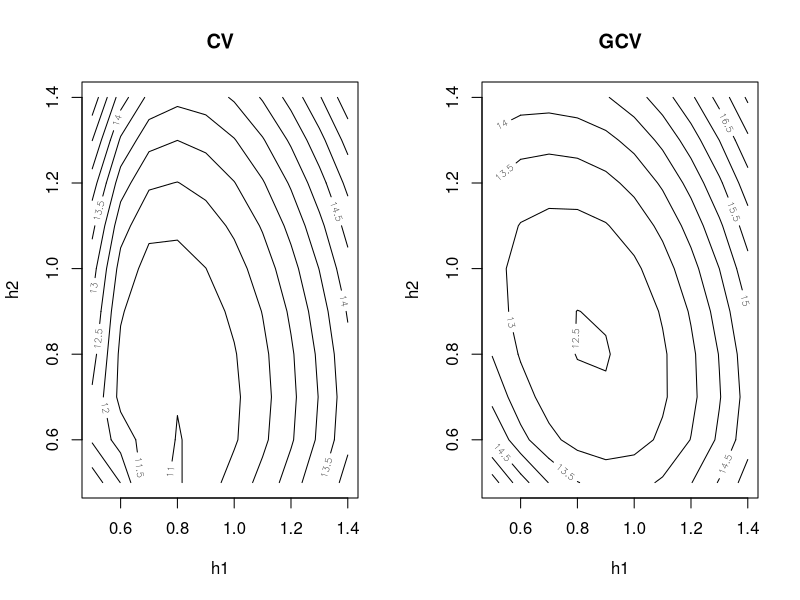
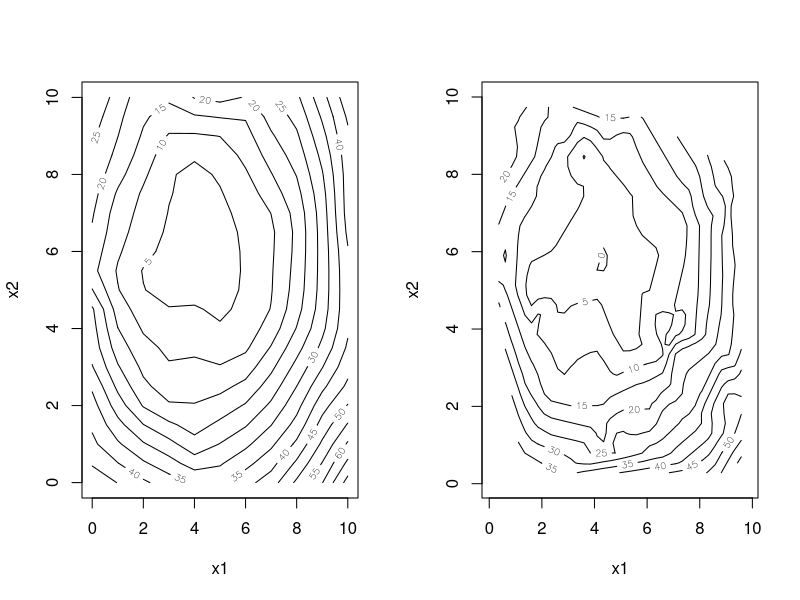
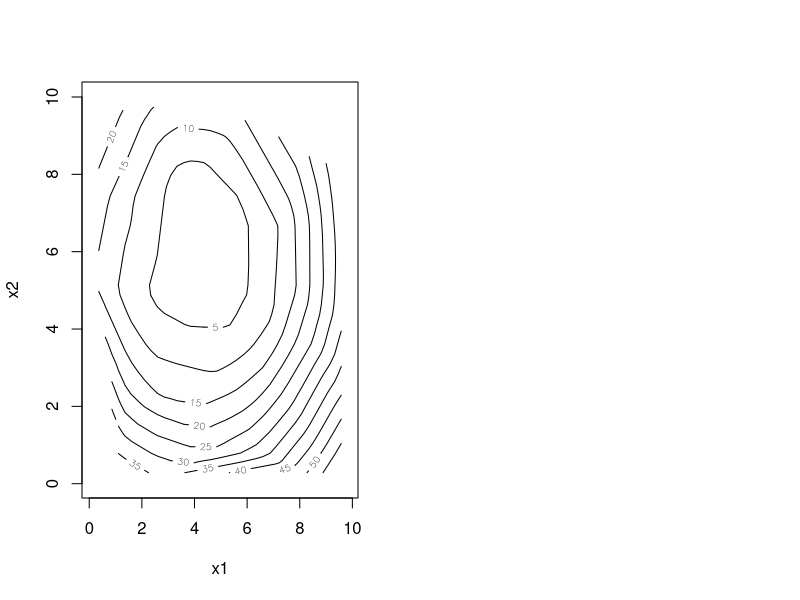
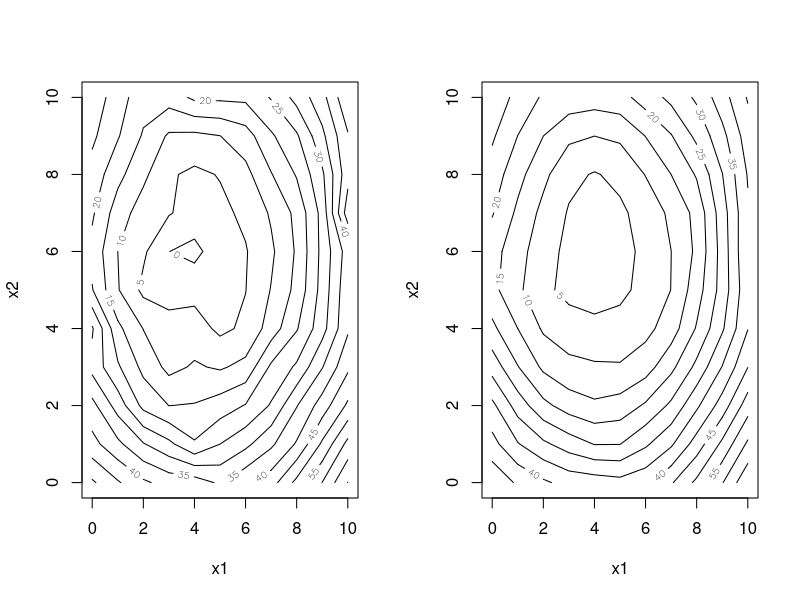
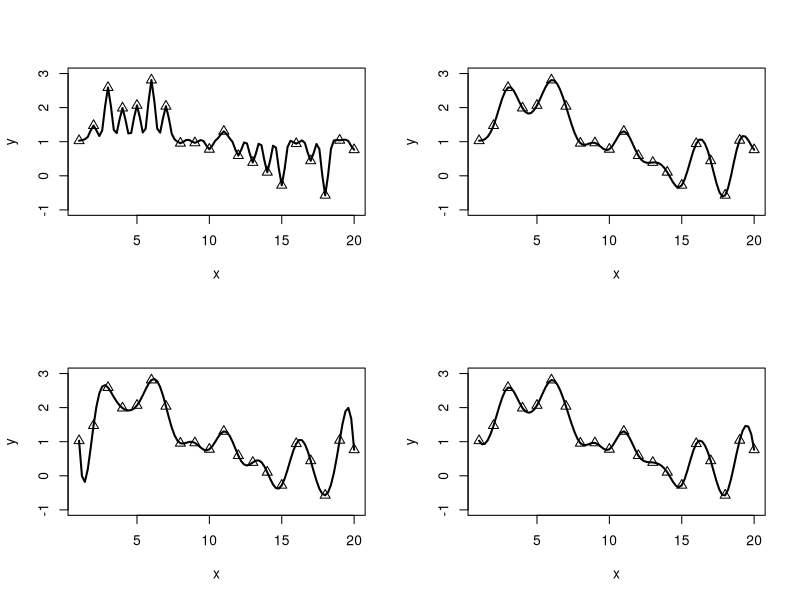
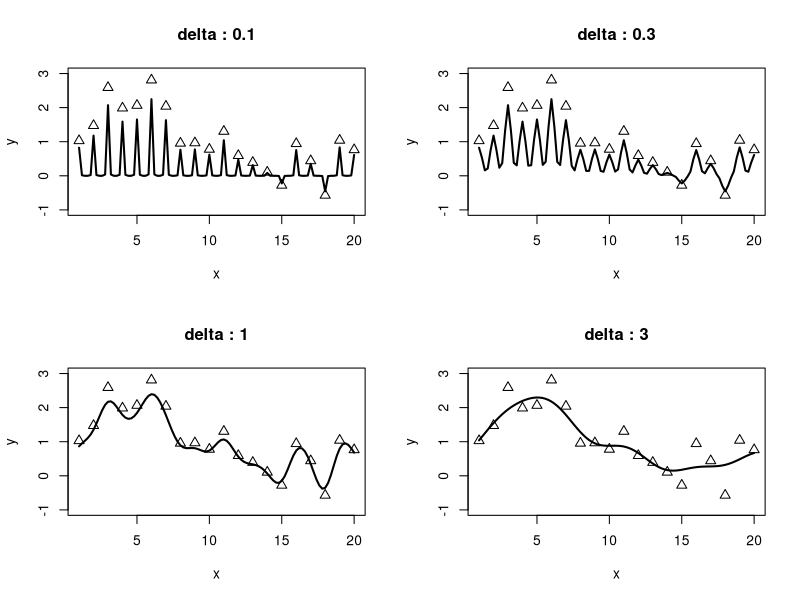
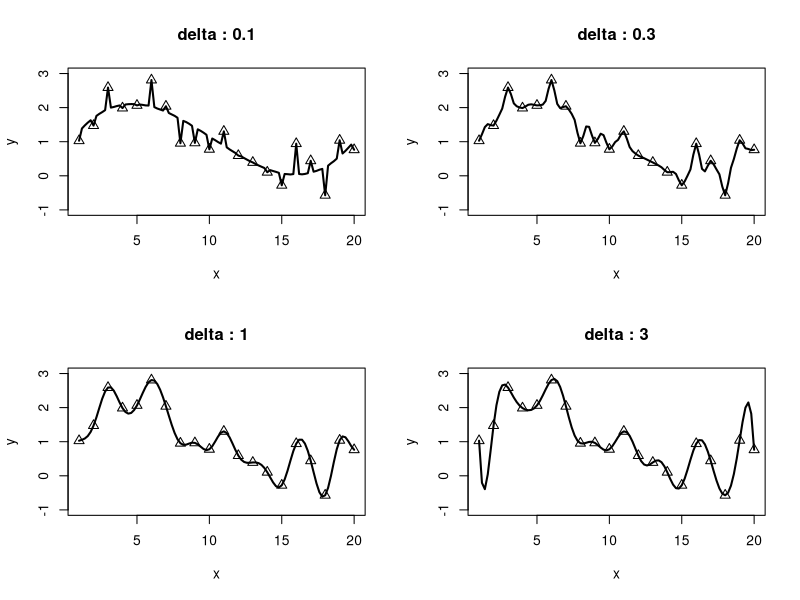
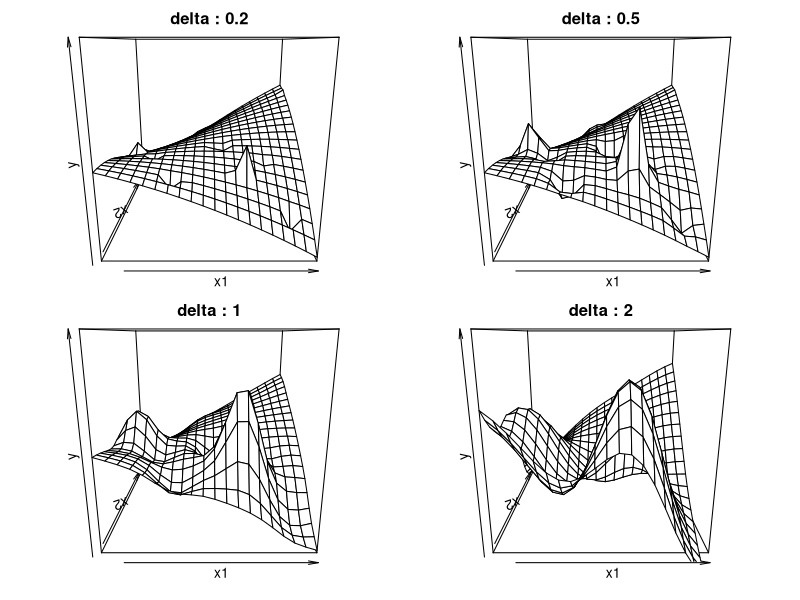

Source code (R) for these figures, in order: (Note: this script raises an error after producing the figures.)
##(A) Calculation of CV and GCV for local linear regression with two predictors
llin2dcv<-function(h12, nd, xx1, xx2, yy)
{
# (1)
  influence1 <- function(ii, xx1, xx2, yy, h1, h2)
  {
# (2)
    cpx1 <- xx1[ii]
    cpx2 <- xx2[ii]
# (3)
    wts <- exp(-0.5 * ((xx1 - cpx1)/h1)^2 - 0.5 *
      ((xx2 - cpx2)/h2)^2)
# (4)
    data1 <- data.frame(x1 = xx1 - cpx1, x2 = xx2 - cpx2,
      y = yy, www = wts)
    fit.lm <- lm(y ~ x1 + x2, data = data1,
      weights = www, x = T)
# (5)
    res <- yy[ii] - fit.lm$coef[1]
    names(res) <- NULL
    hat1 <- lm.influence(fit.lm)$hat[ii]
    names(hat1)<- NULL
    return(list(res = res, hat1 = hat1))
  }
# (6)
  influence1.out <- lapply(as.list(c(1:nd)),
    influence1, xx1 = xx1, xx2 = xx2, yy = yy, h1 =
    h12[1], h2 = h12[2])
# (7)
  resdhat <- unlist(influence1.out)
  res <- resdhat[attr(resdhat, "names") == "res"]
  dhat <- resdhat[attr(resdhat, "names") == "hat1"]
# (8)
  trhat <- sum(dhat)
  sse <- sum(res^2)
  cv <- sum((res/(1 - dhat))^2)/nd
  gcv <- sse/(nd * (1 - (trhat/nd))^2)
# (9)
  return(list(cv = cv, gcv = gcv))
}

## An example of an object to use llin2dcv() 
## Construction of figure 4.1
# (1)
nd <- 100
set.seed(2525)
xx1 <- runif(nd, min = 0, max = 10)
xx2 <- runif(nd, min = 0, max = 10)
yy <- (xx1 - 4)^2 + (xx2 - 6)^2 + rnorm(nd,
  mean =0, sd = 3)
# (2)
ntrialx2 <- 10
ntrialx1 <- 10
hx1 <- seq(from = 0.5, to = 1.4, length = ntrialx1)
hx2 <- seq(from = 0.5, to = 1.4, length = ntrialx2)
hx12 <- expand.grid(hx1, hx2)
listhx12 <- list(unlist(hx12[1, ]))
for(ii in 2:(ntrialx1 * ntrialx2)) {
listhx12[[ii]] <- unlist(hx12[ii, ])
}
# (3)
cvgcv <- lapply(listhx12, llin2dcv, nd = nd,
  xx1 = xx1, xx2 = xx2, yy = yy)
# cvgcv <- apply(hx12, 1, llin2dcv, nd = nd, xx1 = xx1, xx2 = xx2, yy = yy)
cvgcv <- unlist(cvgcv)
cvt <- cvgcv[attr(cvgcv, "names") == "cv"]
gcvt <- cvgcv[attr(cvgcv, "names") == "gcv"]
# (4)
gcvmin <- min(gcvt)
igcvmin <- (1:(ntrialx1 * ntrialx2))[gcvt == gcvmin]
print("optimal bandwidth")
print(hx12[igcvmin, 1])
print(hx12[igcvmin, 2])
# (5)
par(mfrow = c(1, 2))
contour(hx1, hx2, matrix(cvt, nrow = ntrialx1), levels = 
  seq(from = 0, to = 30, by = 0.5), xlab = "h1",
  ylab = "h2", main = "CV")
contour(hx1, hx2, matrix(gcvt, nrow = ntrialx1), levels =
  seq(from = 0, to = 30, by = 0.5), xlab = "h1",
  ylab = "h2", main = "GCV")


##(B) Local linear regression with two predictors

llin2d<-function(ex, nd, xx1, xx2, yy, hx1, hx2)
{  
# (1) 
  wts <- exp(-0.5 * ((xx1 - ex[1])/hx1)^2 - 0.5 *
    ((xx2 - ex[2])/hx2)^2)
# (2)
  data1 <- data.frame(x1 = xx1 - ex[1], x2 = xx2 - ex[2],
    y = yy, www= wts)
# (3)
  fit.lm <- lm(y ~ x1 + x2, data = data1, weights = www)
# (4)
  est <- fit.lm$coef[1]
# (5)
  return(est)
}

## An example of an object to use llin2d()
## Construction of figure 4.2
# (1)
nd <- 100
set.seed(2525)
xx1 <- runif(nd, min = 0, max = 10)
xx2 <- runif(nd, min =0, max = 10)
yy <- (xx1 - 4)^2 + (xx2 - 6)^2 + rnorm(nd,
  mean = 0, sd = 3)
# (2)
hx1 <- 0.7
hx2 <- 0.8
# (3)
nex1 <- 11
gridx1 <- seq(from = 0, to = 10, length = nex1)
nex2 <- 21
gridx2 <- seq(from = 0, to = 10, length = nex2)
grid <- expand.grid(gridx1, gridx2)
# (4)
ey <- apply(grid, 1, llin2d, nd = nd, xx1 = xx1,
  xx2 = xx2, yy = yy, hx1 = hx1, hx2 = hx2)
# (5)
par(mfrow = c(1, 2))
contour(gridx1, gridx2, matrix(ey, nrow = nex1), levels = 
  seq(from =0, to = 100, by = 5),  xlab = "x1",
  ylab = "x2")
# (6)
library(interp)
xyz.in <- interp(xx1, xx2, yy)
contour(xyz.in, levels = seq(from =0, to = 100, by = 5), xlab = "x1", ylab = "x2")

  
##(C) Smoothing using the thin plate smoothing splines 
## for data with two predictors

# (1)
nobs <- 100
set.seed(2525)
xx1 <- runif(nobs, min =0, max = 10)
xx2 <- runif(nobs, min = 0, max = 10)
yy <- (xx1 - 4)^2 + (xx2 - 6)^2 + rnorm(nobs, mean = 0,
  sd = 3)
# (2)
des <- cbind(xx1, xx2)
y <- yy
# (3)
library(fields)
fit <-Tps(des, y)
# out.p <- predictSurface(fit)
# surface(out.p, type = "C")
xyz.in <- interp(xx1, xx2, fit$fitted.values)
contour(xyz.in, levels = seq(from =0, to = 100, by = 5), xlab = "x1", ylab = "x2")


  
##(D) Smoothing by LOESS with two predictors
# (1)
nd <- 100
set.seed(2525)
xx1 <- runif(nd, min = 0, max = 10)
xx2 <- runif(nd, min = 0, max = 10)
yy <- (xx1 - 4)^2 + (xx2 - 6)^2 + rnorm(nd,
  mean = 0, sd = 3)
# (2)
nex1 <- 11
nex2 <- 11
gridx1 <- seq(from = 0, by = 1, length = nex1)
gridx2 <- seq(from = 0, by = 1, length = nex2)
grid <- expand.grid(gridx1, gridx2)
assign("data1", data.frame(x1 = xx1, x2 = xx2, y1 = yy)) 

# (3)
par(mfrow = c(1, 2))
# (4)
sp1 <- 0.1
fit.lo <- loess(y1 ~ x1 + x2, data = data1,
  span = sp1, family = "gaussian", degree = 1,
  surface = "direct")
data2 <- data.frame(x1 = grid[, 1], x2 = grid[, 2])
ey <- predict(fit.lo, newdata = data2)
# (5)
grid.es <- NULL
grid.es$x <- gridx1
grid.es$y <- gridx2
grid.es$z <- matrix(ey, nrow = nex1)
contour(grid.es, levels = seq(from =0, to = 100, by = 5),
  xlab = "x1", ylab = "x2")
# (6)
sp1 <- 0.2
fit.lo <- loess(y1 ~ x1 + x2, data = data1,
  span = sp1, family = "gaussian", degree = 1,
  surface = "direct")
data2 <- data.frame(x1 = grid[, 1], x2 = grid[, 2])
ey <- predict(fit.lo, newdata = data2)
print(ey)
grid.es <- NULL
grid.es$x <- gridx1
grid.es$y <- gridx2
grid.es$z <- matrix(ey, nrow = nex1)
contour(grid.es, levels = seq(from =0, to = 100, by = 5),
  xlab = "x1", ylab = "x2")

  
##(E) Ordinary kriging with one predictor
mykrig1<-function(nd, ne, xx, yy, ex, bw)
{
# (1)
  full <- matrix(0, nd, nd)
  full[lower.tri(full)] <- dist(xx)
  dist1 <- full + t(full)
  cc <- exp( - dist1^2/bw^2)
# (2)
  dvector <- function(exs, xx, bw)
  {
    dv <- exp( - (exs - xx)^2/bw^2)
    return(dv)
  }
  dmat <- apply(matrix(ex, nrow = 1), 2, dvector, xx = xx,
    bw = bw)
  # dim(dmat)
# (3)
  ccr <- solve(cc)
  ccs <- sum(apply(ccr, 2, sum)) # same as "sum(ccr)"
  chi <- (-2 * (1 - apply((ccr %*% dmat), 2, sum)))/ccs
  chimat <- matrix(rep(chi, times = nd), ncol = ne,
    byrow = T)
# (4)
  ww <- ccr %*% (dmat - 0.5 * chimat)
  ey <- t(ww) %*% yy
# (5)
  return(ey)
}
  
## An example of an object to use mykrig1()
## Construction of figure 4.5
# (1)
nd <- 20
set.seed(123)
xx <- seq(from = 1 , by = 1, length = nd)
yy <- sin(0.1 * pi * xx) + 1 + 
  rnorm(nd, mean =0, sd = 0.5)
# (2)
ne <- 96
ex <- seq(from = 1, by = 0.2, length = ne)
band <- c(0.3, 1, 3)
# (3)
par(mfrow = c(2, 2))
# (4)
for(jj in 1 :3) { 
# (5)
  bw <- band[jj]
  ey <- mykrig1(nd, ne, xx, yy, ex, bw)
# (6)
  plot(xx, yy, type = "n", xlab = "x",
    ylab = "y", ylim = c(-1, 3))
  points(xx, yy, cex = 1.2, pch =2)
  lines(ex, ey, lwd =2)
} 
exy <- spline(xx, yy, n = ne)
ey <- exy$y
# (8)
plot(xx, yy, type = "n", xlab = "x",
  ylab = "y", ylim = c(-1, 3))
points(xx, yy, cex = 1.2, pch =2)
lines(ex, ey, lwd =2)

  
##(F) Smoothing by simple kriging with one predictor
mykrigs<-function(nd, ne, xx, yy, ex, bw, sig2)
{
# (1)
  full <- matrix(0, nd, nd)
  full[lower.tri(full)] <- dist(xx)
  dist1 <- full + t(full)
  cc <- exp( - dist1^2/bw^2)
# (2)
  dvector <- function(exs, xx, bw)
  {
    dv <- exp( - (exs - xx)^2/bw^2)
    return(dv)
  }
  dmat <- apply(matrix(ex, nrow = 1),
    2, dvector, xx = xx, bw = bw)
# (3)
  ccr <- solve(cc + sig2 * diag(nd))
  # ccs <- sum(apply(ccr, 2, sum))
# (4)
  ww <- ccr %*% dmat
  ey <- t(ww) %*% yy
# (5)
  return(ey)
}

## An example of an object to use mykrigs()
## Construction of figure 4.7
# (1)
nd <- 20
set.seed(123)
xx <- seq(from = 1 , by = 1, length = nd)
yy <- sin(0.1 * pi * xx) + 1 + 
  rnorm(nd, mean =0, sd = 0.5)
# (2)
ne <- 96
ex <- seq(from = 1, by = 0.2, length = ne)
band <- c(0.1, 0.3, 1, 3)
sig2 = 0.25
# (3)
par(mfrow = c(2, 2))
# (4)
for(jj in 1:4) { 
  # (5)
  bw <- band[jj]
  ey <- mykrigs(nd, ne, xx, yy, ex, bw, sig2)
  # (6)
  plot(xx, yy, type = "n", xlab = "x",
       ylab = "y", ylim = c(-1, 3), main = paste0("delta : ", bw))
  points(xx, yy, cex = 1.2, pch =2)
  lines(ex, ey, lwd =2)
} 


##(G) Universal kriging with one predictor
mykrig2<-function(nd, ne, xx, yy, ex, bw, np)
{
# (1) 
  full <- matrix(0, nd, nd)
  full[lower.tri(full)] <- dist(xx)
  dist1 <- full + t(full)
  cc <- exp( - dist1^2/bw^2)
# (2)
  ll <- t(chol(cc))
  llr <- solve(ll)
# (3)
  powerf <- function(jj, x1)
  {
    pw <- x1^jj
    return(pw)
  }
  gg <- apply(matrix(c(0:(np - 1)), nrow = 1), 2, powerf,
    x1 = xx)
  aa <- qr(llr %*% gg)
  qq <- qr.Q(aa)
  rr <- qr.R(aa)
# (4)
  bb <- t(qq) %*% llr %*% yy
  beta1 <- solve(rr[1:np, ], bb[1:np])
# (5)
  dvector <- function(exs, xx, bw)
  {
    dv <- exp( - (exs - xx)^2/bw^2)
    return(dv)
  }
  dmat <- apply(matrix(ex, nrow = 1), 2, dvector, xx = xx,
    bw = bw)
# (6)
  ccr <- solve(cc)
  almat <- ccr %*% dmat
# (7)
  mm <- as.vector(beta1 %*% t(gg))
  exmat <- t(apply(matrix(c(0:(np - 1)), nrow = 1), 2,
    powerf, x1 = ex))
  ey <- beta1 %*% exmat + as.vector(t(almat) %*% (yy - mm))
# (8)
  return(ey)
}

## An example of an object to use mykrig2()
## Construction of figure 4.8
# (1)
nd <- 20
set.seed(123)
xx <- seq(from = 1 , by = 1, length = nd)
yy <- sin(0.1 * pi * xx) + 1 + 
  rnorm(nd, mean =0, sd = 0.5)
# (2)
ne <- 96
ex <- seq(from = 1, by = 0.2, length = ne)
band <- c(0.1, 0.3, 1, 3)
np = 4 # cubic equation
# (3)
par(mfrow = c(2, 2))
# (4)
for(jj in 1:4) { 
  # (5)
  bw <- band[jj]
  ey <- mykrig2(nd, ne, xx, yy, ex, bw, np)
  # (6)
  plot(xx, yy, type = "n", xlab = "x",
       ylab = "y", ylim = c(-1, 3), main = paste0("delta : ", bw))
  points(xx, yy, cex = 1.2, pch =2)
  lines(ex, ey, lwd =2)
} 


##(H) Universal kriging with two predictors 
##A rough trend is represented by a polynomial equation'
##Construction of figure 4.10 
# (1)
library(spatial)
# (2)
xx1 <- c(1, 2, 3, 4, 5, 6, 7, 8, 9, 10)
xx2 <- c(7, 5, 4, 2, 9, 5, 3, 4, 2, 9)
yy<- c(2, 7, 4, 3, 5, 2, 9, 4, 1, 8)
# (3)
par(mfrow = c(2, 2), mai = c(0.3, 0.3, 0.2, 0.2),
  oma = c(0.5, 0.5, 0.5, 0.5))
# (4)
fit.gls <- surf.gls(np = 2, gaucov, x = xx1, y = xx2, 
  z = yy, d = 0.2)
# (5)
krig <- prmat(fit.gls, 1, 10, 1, 10, 19)
# (6)  
persp(krig, zlim = c(0, 12), xlab = "x1", ylab = "x2",
  zlab = "y", lab = c(3, 3, 3), main = "delta : 0.2")
# (7)
fit.gls <- surf.gls(np = 2, gaucov, x = xx1, y = xx2, 
  z = yy, d = 0.5)
krig <- prmat(fit.gls, 1, 10, 1, 10, 19)
persp(krig, zlim = c(0, 12), xlab = "x1", ylab = "x2",
  zlab = "y", lab = c(3, 3, 3), main = "delta : 0.5")
fit.gls <- surf.gls(np = 2, gaucov, x = xx1, y = xx2, 
  z = yy, d = 1)
krig <- prmat(fit.gls, 1, 10, 1, 10, 19)
persp(krig, zlim = c(0, 12), xlab = "x1", ylab = "x2",
  zlab = "y", lab = c(3, 3, 3), main = "delta : 1")
fit.gls <- surf.gls(np = 2, gaucov, x = xx1, y = xx2, 
  z = yy, d = 2)
krig <- prmat(fit.gls, 1, 10, 1, 10, 19)
persp(krig, zlim = c(0, 12), xlab = "x1", ylab = "x2",
  zlab = "y", lab = c(3, 3, 3), main = "delta : 2")
  

##(I) Universal kriging with two predictors
##A rough trend is represented by a polynomial equation
##Construction of figure 4.12
# (1)
library(spatial)
# (2)
dd <- 0.8
# (3)
nd <- 100
set.seed(523)
xx1 <- runif(nd, min = 0, max = 10)
xx2 <- runif(nd, min = 0, max = 10)
yy <- 8 +5 * sin(xx1^2/10) + 3 * cos(xx2 * 2) +
  3 * sin(xx2 * 2.5) + xx2 * 0.6
# (4)
par(mfrow = c(2, 2))
# (5)
fit.gls <- surf.gls(1, gaucov, x = xx1, y = xx2,
  z = yy, d = dd)
# (6)
cor1 <- correlogram(fit.gls, nint = 40, plotit = F)
plot(cor1$x, cor1$y, type = "n", xlab = "distance",
  ylab = "cor")
points(cor1$x, cor1$y, pch = 0, cex = 0.8)
# (7)
rr <- seq(from =0, to = 12, by = 0.2)
lines(rr, gaucov(r = rr, d = dd), lwd =3)
# (8)
var1 <- variogram(fit.gls, nint = 40, plotit = F)
plot(var1$x, var1$y, type = "n", xlab = "distance",
  ylab = "var")
points(var1$x, var1$y, pch =5, cex =0.8)
# (9)
fit.gls <- surf.gls(1, gaucov, x = xx1, y = xx2,
  z = yy, d = dd)
krig <- prmat(fit.gls, 1, 10, 1, 10, 30)
persp(krig, zlim = c(0, 20), xlab = "x1", ylab = "x2",
  zlab = "y", lab = c(3, 3, 3), phi = 20, theta = 30)



##(J) Derivation of an additive model by solving 
##a normal equation by Gauss-Seidel method
myadd1<-function(nd, it, xx1, xx2, yy, deg1, deg2)
{
# (1)
  diag1 <- diag(nd)
# (2)
  polyreg <- function(yy, xx, degree)
  {
    data1 <- data.frame(x1 =  xx, y1 = yy)
    d1 <- degree 
    formula.name <- substitute(y1 ~ poly(x1, degree = d2),
      list(d2 = d1))
    fit.lm <- lm(formula.name, data = data1)
    return(fit.lm$fitted.values)
  }
  hh1 <- apply(diag1, 2, polyreg, xx = xx1, degree = deg1)
# (3)
  hh2 <- apply(diag1, 2, polyreg, xx = xx2, degree = deg2)
# (4)
  av1 <- 0
  mm2 <- rep(av1, length = nd)
  for(ii in 1 :it) {
    mm1 <- hh1 %*% (yy - mm2)
    mm2 <- hh2 %*% (yy - mm1)
  }
# (5)
  return(list(mm1 = mm1, mm2 = mm2))
}
 
#For the sum of the elements of mm1 to be 0
#hh1 <- hh1 - matrix(rep(1, length = nd * nd), ncol = nd)/nd

#replace (2) for B-spline case instead of polynomial equation
  bsreg <- function(yy, xx, knots, degree)
  {
    data1 <- data.frame(x1 = xx, y1 = yy)
    kn1 <- knots
    d1 <- degree
    formula.name <- substitute(y1 ~ bs(x1, knots = kn2,
      degree = d2), list(kn2 = kn1, d2 = d1))
    fit.lm <- lm(formula.name, data = data1)
    return(fit.lm$fitted.values)
  }
  diag1 <- diag(nd)
  hh1 <- apply(diag1, 2, bsreg, xx = xx1,
    knots = c(2, 4, 6, 8), degree = deg1)
# (3)
  hh2 <- apply(diag1, 2, bsreg, xx = xx2,
    knots = c(3, 7), degree = deg2)

  
## An example of myadd1() 
## Construction of figure 4.14
# (1)
nd <- 40
it <- 1
# (2)
set.seed(100)
xx1 <- runif(nd, min =0, max = 10)
xx2 <- runif(nd, min =0, max = 10)
yy <- sin(0.2 * pi * xx1) + xx2^2 * 0.05 - xx2 * 0.4 +
  3 + rnorm(nd, mean = 0, sd = 0.1)
# (3)
deg1 <- 4
deg2 <- 2
fit.add <- myadd1(nd, it, xx1, xx2, yy, deg1, deg2)
mm1 <- fit.add$mm1
mm2 <- fit.add$mm2
# (4)
par(mfrow = c(1, 2), mai = c(0.5, 0.5, 0.3, 0.3),
  oma = c(1, 1, 1, 1))
plot(xx1, mm1, type = "n", xlab = "x1", ylab = "m1(x1)",
  ylim = c(1, 4))
points(xx1, mm1, cex = 1.2, pch =2)
plot(xx2, mm2, type = "n", xlab = "x2", ylab = "m2(x2)",
  ylim = c(-0.5, 1.5))
points(xx2, mm2, cex = 1.2, pch =5)


##(K) Additive model by solving a normal equation 
## by Gauss-Seidel method
library(gam)

sadd1<-function(nd, ne, xx1, xx2, yy, ex1, ex2, ey1)
{
# (1)
  assign("data1", data.frame(x1 = xx1, x2 = xx2, y = yy))
# (2)
  fit.gam <- gam(y ~ s(x1) + s(x2), data = data1)
# (3)
  data2 <- data.frame(x1 = xx1, x2 = xx2)
  fit.tmd <- predict(fit.gam, newdata = data2,
    type = "terms")
# (4)
  eyd1 <- fit.tmd[, 1]
  eyd2 <- fit.tmd[, 2] + attr(fit.tmd, "constant")
# (5)
  data3 <- data.frame(x1 = ex1, x2 = ex2)
  fit.tme <- predict(fit.gam, newdata = data3,
    type = "terms")
# (6)
  ey1 <- fit.tme[, 1]
  ey2 <- fit.tme[, 2] + attr(fit.tme, "constant")
# (7)
  return(list(eyd1 = eyd1, eyd2 = eyd2, ey1 = ey1, ey2 = ey2))
}
  

## An example of sadd1()
## Construction of figure 4.20
# (1)
nd <- 40
set.seed(100)
xx1 <- runif(nd, min =0, max =10)
xx2 <- runif(nd, min =0, max =10)
yy <- sin(0.2 * pi * xx1) + xx2^2 * 0.05 - xx2 * 0.4 + 3 + rnorm(nd, mean = 0, sd = 0.1)
# (2)
ne <- 100
ex1 <- seq(from = min(xx1), to = max(xx1), length = ne)
ex2 <- seq(from = min(xx2), to = max(xx2), length = ne)
# (3)
fit.add <- sadd1(nd, ne, xx1, xx2, yy, ex1, ex2, ey1)
eyd1 <- fit.add$eyd1
eyd2 <- fit.add$eyd2
ey1 <- fit.add$ey1
ey2 <- fit.add$ey2
# (4)
par(mfrow = c(1, 2))
plot(ex1, ey1, type = "n", xlab = "x1", ylab = "m1(x1)")
lines(ex1, ey1, lwd =2)
points(xx1, eyd1, pch =2)
plot(ex2, ey2, type = "n", xlab = "x2", ylab = "m2(x2)")
lines(ex2, ey2, lwd =2)
points(xx2, eyd2, pch =2)


##(L) Derivation of regression equation with the form of ACE 
acecan1<-function(nd, npx1, npx2, npy, xx1, xx2, yy)
{
# (1)
  powerf <- function(jj, x1)
  {
    pw <- x1^jj
    return(pw)
  }
  xxm1 <- apply(matrix(c(1:npx1), nrow = 1), 2,
    powerf, x1 = xx1)
  xxm2 <- apply(matrix(c(1:npx2), nrow = 1), 2,
    powerf, x1 = xx2)
  xxmat <- cbind(xxm1, xxm2)
  yymat <- apply(matrix(c(1:npy), nrow = 1), 2,
    powerf, x1 = yy)
# (2)
  can1 <- cancor(xxmat, yymat, xcenter = T, ycenter = T)
  cor1 <- can1$cor[1]
# (3)
  ex1 <- sqrt(nd) * can1$xcoef [1 :npx1, 1] %*%
    sweep(t(xxm1), 1, can1$xcenter[1:npx1])
  ex2 <- sqrt(nd) * can1$xcoef[(npx1 + 1):(npx1 + npx2),
    1] %*% sweep(t(xxm2), 1, can1$xcenter [1 :npx2] )
  ey <- sqrt(nd) * can1$ycoef[1 :npy, 1] %*%
    sweep(t(yymat), 1, can1$ycenter[1:npy])
  ex1 <- ex1 * cor1
  ex2 <- ex2 * cor1
  ex12 <- ex1 + ex2
# (4)
  return(list(ex1= ex1, ex2 = ex2, ex12 = ex12, ey = ey, cor1 = cor1))
}
 

## An example of acecan1()
## Construction of figure 4.24

# (1)
nd <- 100
set.seed(100)
xx1 <- runif(nd, min =0, max = 10)
xx2 <- runif(nd, min =0, max = 10)
yy <- (sin(0.2 * pi * xx1) + xx2^2 * 0.05 - xx2 * 0.4
  + 3 + rnorm(nd, mean =0, sd = 0.1))^2
# (2)
npx1 <- 4
npx2 <- 2
npy <- 2
# (3)
fit.ace <- acecan1(nd, npx1, npx2, npy, xx1, xx2, yy)
print(fit.ace$cor1)
ex1 <- fit.ace$ex1
ex2 <- fit.ace$ex2
ex12 <- fit.ace$ex12
ey <- fit.ace$ey
# (4)
par(mfrow = c(2, 2), mai = c(1, 0.5, 0.5, 0.5),
  oma = c(1, 1, 1, 1))
# (5)
plot(xx1, ex1, type = "n", xlab = "x1", ylab = "m1(x1)")
points(xx1, ex1, cex = 0.7, pch =0)
# (6)
plot(xx2, ex2, type = "n", xlab = "x2", ylab = "m2(x2)")
points(xx2, ex2, cex = 0.7, pch =2)
# (7)
plot(yy, ey, type = "n", xlab = "y", ylab = "eta(y)")
points(yy, ey, cex = 0.7, pch =5)
# (8)
plot(ex12, ey, type = "n", xlab = "m1(x1)+m2(x2)",
  ylab = "eta(y)", xlim = c(-1.7, 2.5), ylim = c(-1.7, 2.5))
points(ex12, ey, cex = 0.7, pch = 6)


##(M) Derivation of a regression equation with the form 
## of ACE by ACE algorithm
aceit1<-function(nd, it, npx1, npx2, npy, xx1, xx2, yy)
{ 
# (1)
  yyst <- yy
# (2)
  powerf <- function(jj, x1)
  {  
    pw <- x1^jj
    return(pw)
  }
  xxm1 <- apply(matrix(c(1:npx1), nrow = 1),
    2, powerf, x1 = xx1)
  xxm2 <- apply(matrix(c(1:npx2), nrow = 1),
    2, powerf, x1 = xx2)
  xxmat <- cbind(xxm1, xxm2)
  xxmean <- apply(xxmat, 2, mean)
  xxmat <- sweep(xxmat, 2, xxmean)
  yymat <- apply(matrix(c(1:npy), nrow = 1),
    2, powerf, x1 = yy)
  yymean <- apply(yymat, 2, mean)
  yymat <- sweep(yymat, 2, yymean)
  hatx <- xxmat %*% solve (crossprod (xxmat)) %*% t(xxmat)
  haty <- yymat %*% solve(crossprod(yymat)) %*% t(yymat)
  hatyx <- haty %*% hatx
# (3)
  for(ii in 1 :it) { 
    yyst <- hatyx %*% yyst
    yyst <- (sqrt(nd) * yyst)/sqrt(sum(yyst^2))
  }
# (4)
  return(yyst)
}

aceit2<-function(nd, it, npx1, npx2, npy, xx1, xx2, yy)
{
  # (1)
  yyst <- (yy - mean(yy))/sqrt(sum((yy - mean(yy))^2)/nd)
  # (2)
  for(ii in 1:it) { 
    # (3)
    data1 <- data.frame(x1 = xx1, x2 = xx2, y = yyst)
    formula1 <- substitute(y ~ poly(x1, degree = deg1) +
                             poly(x2, degree = deg2), list(deg1 = npx1, deg2 = npx2))
    fit.lm <- lm(formula1, data = data1)
    yhat <- fitted.values(fit.lm)
    # (4)
    data2 <- data.frame(x = yy, y = yhat)
    formula2 <- substitute(y ~ poly(x, degree = deg3),
                           list(deg3 = npy))
    fit.lm <- lm(formula2, data = data2)
    eta <- fitted.values(fit.lm)
    # (5)
    yyst <- eta/sqrt(sum((eta - mean(eta))^2)/nd)
    print(sqrt(sum((yyst - mean(yyst))^2)/nd))
  }
  # (6)
  return(yyst)
}
   

## An example of aceit1()
## Construction of figure 4.27
# (1)
nd <- 100
set.seed(100)
xx1 <- runif(nd, min =0, max = 10)
xx2 <- runif(nd, min =0, max = 10)
yy <- (sin(0.2 * pi * xx1) + xx2^2 * 0.05 - xx2 * 0.4
  + 3 + rnorm(nd, mean =0, sd = 0.1))^2 
# (2)         
npx1 <- 4
npx2 <- 2
npy <- 2
# (3)
par(mfrow = c(2, 2))
# (4)
for(it in 1:4) {
  yyst <- aceit1(nd, it, npx1, npx2, npy, xx1, xx2, yy)
  plot(yy, yyst, type = "n", xlab = "y", ylab = "y*", main = paste("Iteration", it))
  points(yy, yyst, cex = 0.7, pch =5)
  }

# add the object eyd1, eyd2
assign("data1", data.frame(x1 = xx1, x2 = xx2, y = yyst))
formula1 <- substitute(y ~ poly(x1, degree = deg1)
  + poly(x2, degree = deg2), list(deg1 = npx1, deg2 = npx2))
fit.lm <- lm(formula1, data = data1)
assign("data2", data.frame(x1 = xx1, x2 = xx2))
fit.tmd <- predict(fit.lm, newdata = data2,
  type = "terms")
eyd1 <- fit.tmd[, 1]
eyd2 <- fit.tmd[, 2] + attr(fit.tmd, "constant")
yhat <- eyd1 + eyd2
plot(xx1, eyd1, type = "n", xlab = "x1", ylab = "m1(x1)")
points(xx1, eyd1, cex = 1.2, pch =5)
plot(xx2, eyd2, type = "n", xlab = "x2", ylab = "m2(x2)")
points(xx2, eyd2, cex = 1.2, pch =5)

  
  
##(O) Derivation of regression equation by the use 
## of ACE based on super-smoother 
# (1)
library(acepack)
nd <- 100
set.seed(100)
xx1 <- runif(nd, min = 0, max =10) 
xx2 <- runif(nd, min = 0, max = 10)
yy <- (sin(0.2 * pi * xx1) + xx2^2 * 0.05 - xx2 * 0.4
  + 3 + rnorm(nd, mean = 0, sd = 0.1))^2
# (2)
xxmat <- cbind(xx1, xx2)
fit.ace <- ace(xxmat, yy)
eys1 <- fit.ace$tx[, 1] 
eys2 <- fit.ace$tx[, 2]
yy2 <- fit.ace$ty
# (3)
par(mfrow = c(2, 2))
plot(xx1, eys1, type = "n", xlab = "x1", ylab = 
  "m1(x1)")
points(xx1, eys1, cex =0.7, pch =0)
plot(xx2, eys2, type = "n", xlab = "x2", ylab =
  "m2(x2)")
points(xx2, eys2, cex =0.7, pch =2)
plot(yy, yy2, type = "n", xlab = "y", ylab =
  "eta(y)")
points(yy, yy2, cex = 0.7, pch =5)
plot(eys1 + eys2, yy2, type = "n", xlab =
  "m1(x1)+m2(x2)", ylab = "eta(y)")
points(eys1 + eys2, yy2, cex = 0.7, pch =5)

  
##(P) Derivation of a regression equation 
## by projection pursuit regression
## Construction of figure 4.29
# (1)
nd <- 100
set.seed(100)
xx1 <- runif(nd, min =0, max = 10)
xx2 <- runif(nd, min =0, max = 10)
yy <- 2 + cos(xx1 * 0.6 + xx2 * 0.4) + 
  rnorm(nd, mean = 0, sd = 0.1)
# (2)
xmat <- cbind(xx1, xx2)
fit.pro <- ppr(xmat, yy, nterms = 1, min.term = 1, max.term = 7)
print(fit.pro$gofn)
# (3)
nex1 <- 21
nex2 <- 21
ex1 <- seq(from = 0, by = 0.5, length = nex1)
ex2 <- seq(from = 0, by = 0.5, length = nex2)
grid <- expand.grid(ex1, ex2)
grid12 <- cbind(grid[, 1], grid[, 2])
# (4)
fit.pro <- ppr(xmat, yy, nterms =1, min.term = 1, max.term = 7,
  xpred = grid12)
# (5)
ff1x <- xx1*fit.pro$alpha[1] + xx2 * fit.pro$alpha[2]
ff1y <- fit.pro$fitted.values
# (6)
exy <- NULL
exy$x <- ex1
exy$y <- ex2
exy$z <- matrix(predict(fit.pro, grid12), ncol = nex2)
# (7)
par(mfrow = c(1, 2))
plot(ff1x, ff1y, type = "n", xlab = "z", ylab = "m1(z)")
points(ff1x, ff1y, pch = 15)
# (8)
persp(x = exy$x, y = exy$y, z = exy$z, xlab = "x1", ylab = "x2", zlab = "y",
  r = 10, theta = -30, phi = 30, lab = c(3, 3, 1))
